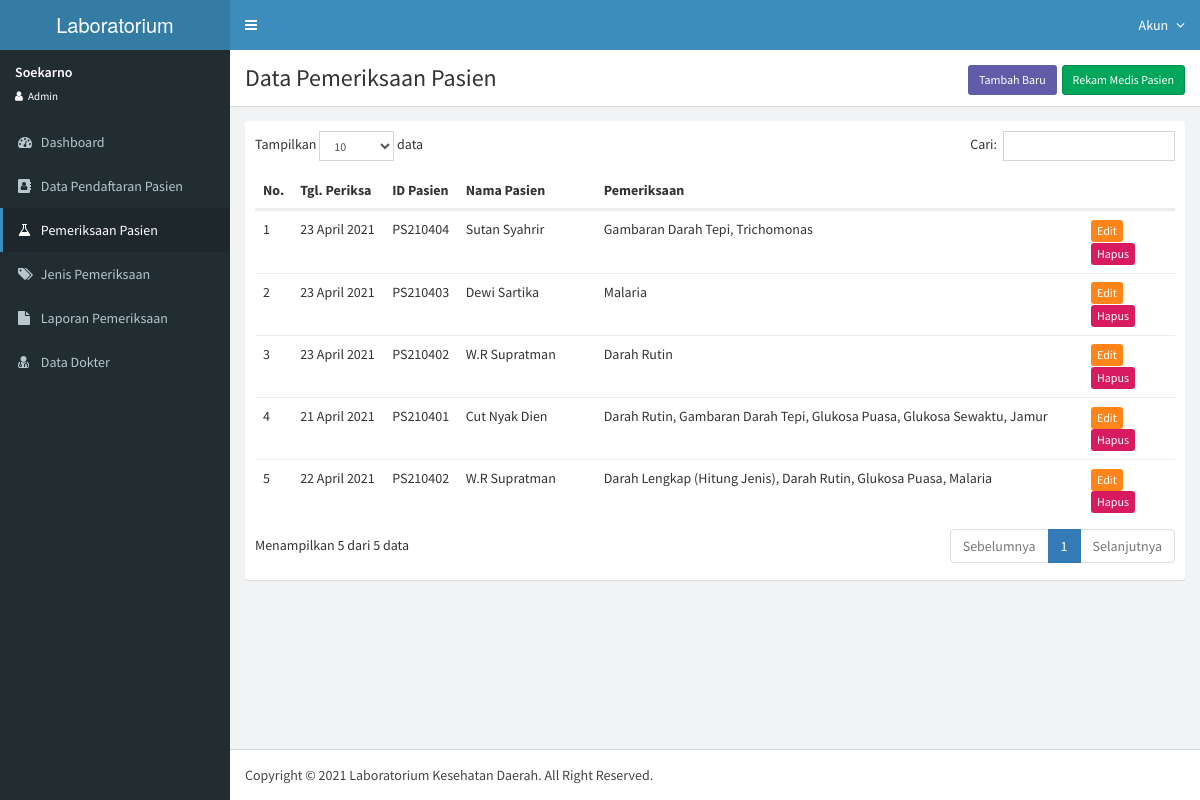
The app's page /user/pemeriksaan_pasien.php (signed in) with its own data.
### tables this page shows
CREATE TABLE IF NOT EXISTS `pemeriksaan_pasien` (
  `id_pp` int(11) NOT NULL AUTO_INCREMENT,
  `tgl_periksa` date NOT NULL,
  `ket_klinis` text NOT NULL,
  `pasien_id` varchar(10) NOT NULL,
  PRIMARY KEY (`id_pp`)
);

CREATE TABLE IF NOT EXISTS `pasien` (
  `id_pasien` varchar(10) NOT NULL,
  `tgl_daftar` date NOT NULL,
  `nama_pasien` varchar(100) NOT NULL,
  `tgl_lahir` date NOT NULL,
  `jk` enum('L','P') NOT NULL,
  `tlp` varchar(14) NOT NULL,
  `alamat` text NOT NULL,
  `user_id` int(11) NOT NULL,
  PRIMARY KEY (`id_pasien`)
);

### user/_akses.php (called while the page is built, shortened)
<?php
require_once '../koneksi.php';
require_once '../lib/function.php';
$akun = $_SESSION['id_user'];
$sql_akun = $con->query("SELECT a.*, u.* FROM admin a
                            JOIN user u
                            ON u.id_user = a.user_id
                            WHERE a.user_id = '$akun' ");
$row_akun = $sql_akun->fetch(PDO::FETCH_LAZY);
$nama_akun = $row_akun->nama_admin;

### lib/function.php (called while the page is built, shortened)
<?php
function longDate($tanggal = "")
{
    if ($tanggal) {
        $tgl            = date('d', strtotime($tanggal));
        $bulan          = date('m', strtotime($tanggal));
        $tahun          = date('Y', strtotime($tanggal));
        $indo_bulan = array(
            '01' => 'Januari',
            '02' => 'Februari',
            '03' => 'Maret',
            '04' => 'April',
            '05' => 'Mei',
            '06' => 'Juni',
            '07' => 'Juli',
            '08' => 'Agustus',
            '09' => 'September',
            '10' => 'Oktober',
            '11' => 'November',
            '12' => 'Desember'
        );
        $tampil_tanggal = $tgl . ' ' . $indo_bulan[$bulan] . ' ' . $tahun;
    } else {
        $tampil_tanggal = '-';
    }
    return $tampil_tanggal;
}

### user/pemeriksaan_pasien.php (the view, shortened to what this page needs)
<?php
require_once '_akses.php';
$q = "SELECT p.id_pasien, p.nama_pasien, pp.tgl_periksa, pp.ket_klinis, pp.id_pp,
                GROUP_CONCAT(sp.nama_sub_periksa ORDER BY sp.nama_sub_periksa ASC SEPARATOR ', ') AS list_periksa
                FROM pemeriksaan_pasien pp
                JOIN pasien p
                ON p.id_pasien = pp.pasien_id
                JOIN tes_pasien tp
                ON tp.pp_id = pp.id_pp
                INNER JOIN sub_periksa sp
                ON sp.id_sub_periksa = tp.sub_periksa_id
                GROUP BY pp.id_pp
                ORDER BY pp.id_pp DESC ";
$sql = $con->query($q);
$trow = $sql->rowCount();
?>
<!DOCTYPE html>
<html>
<head>
    <link rel="stylesheet" href="../assets/bower_components/bootstrap/dist/css/bootstrap.min.css">
    <link rel="stylesheet" href="../assets/bower_components/font-awesome/css/font-awesome.min.css">
    <link rel="stylesheet" href="../assets/bower_components/datatables.net-bs/css/dataTables.bootstrap.min.css">
    <link rel="stylesheet" href="../assets/bower_components/bootstrap-datepicker/dist/css/bootstrap-datepicker.min.css">
    <link rel="stylesheet" href="../assets/bower_components/select2/dist/css/select2.min.css">
    <link rel="stylesheet" href="../assets/dist/css/AdminLTE.min.css">
    <link rel="stylesheet" href="../assets/dist/css/skins/_all-skins.css">
</head>
<body class="hold-transition skin-blue sidebar-mini">
    <div class="wrapper">
        <?php include '_header.php'; ?>
        <?php include '_sidebar_menu.php'; ?>
        <div class="content-wrapper">
            <section class="content-header">
                <h1>
                    Data Pemeriksaan Pasien
                    <div class="pull-right">
                        <a class="btn bg-purple btn-sm" data-toggle="modal" href='#modal-tambah'>Tambah Baru</a>
                        <a class="btn btn-success btn-sm" data-toggle="modal" href='#modal-rekam-medis'>Rekam Medis Pasien</a>
                    </div>
                </h1>
            </section>
            <section class="content">
                <div class="box box-solid">
                    <div class="box-body table-responsive">
                        <table id="mytable" class="table table-hover">
                            <thead>
                                <tr>
                                    <th width="1%">No.</th>
                                    <th width="10%">Tgl. Periksa</th>
                                    <th width="8%">ID Pasien</th>
                                    <th width="15%">Nama Pasien</th>
                                    <th width="auto">Pemeriksaan</th>
                                    <th width="10%"></th>
                                </tr>
                            </thead>
                            <tbody>
                                <?php if (!empty($trow)) : $no = 1; ?>
                                    <?php while ($row = $sql->fetch(PDO::FETCH_LAZY)) {
                                    ?>
                                        <tr>
                                            <td><?php echo $no;
                                                $no++; ?></td>
                                            <td><?php echo longDate($row->tgl_periksa); ?></td>
                                            <td><?php echo $row->id_pasien; ?></td>
                                            <td><?php echo $row->nama_pasien; ?></td>
                                            <td><?php echo $row->list_periksa; ?></td>
                                            <td>
                                                <div class="pull-right">
                                                    <form method="POST" action="_proses/pemeriksaan_pasien_proses">
                                                        <a href='pemeriksaan_pasien_edit?id=<?php echo $row->id_pp; ?>' class='btn bg-orange btn-xs'>Edit</a>
                                                        <button type="submit" onclick="return confirm('Anda yakin akan menghapus data ini ?')" class='btn bg-maroon btn-xs' name="fhapus" value="y">Hapus</button>
                                                    </form>
                                                </div>
                                            </td>
                                        </tr>
                                    <?php } ?>
                                <?php endif ?>
                            </tbody>
                        </table>
                    </div>
                </div>
            </section>
        </div>
        <?php include '_footer.php'; ?>
    </div>
</body>
</html>

### user/_sidebar_menu.php
<aside class="main-sidebar">
  <section class="sidebar">
    <div class="user-panel" style="padding-bottom: 60px">
      <div class="pull-left info">
        <p><?php echo $nama_akun; ?></p>
        <a href="#"><i class="fa fa-user text-white"></i> Admin</a>
      </div>
    </div>
    <ul class="sidebar-menu" data-widget="tree">
      <li id="nav-dashboard"><a href="./"><i class="fa fa-dashboard"></i> <span>Dashboard</span></a></li>
      <li id="nav-pasien"><a href="pasien"><i class="fa fa-address-book"></i> <span>Data Pendaftaran Pasien</span></a></li>
      <li id="nav-periksa_pasien"><a href="pemeriksaan_pasien"><i class="fa fa-flask"></i> <span>Pemeriksaan Pasien</span></a></li>
      <li id="nav-pemeriksaan"><a href="pemeriksaan"><i class="fa fa-tags"></i> <span>Jenis Pemeriksaan</span></a></li>
      <li id="nav-laporan"><a href="laporan"><i class="fa fa-file"></i> <span>Laporan Pemeriksaan</span></a></li>
      <li id="nav-dokter"><a href="dokter"><i class="fa fa-user-md"></i> <span>Data Dokter</span></a></li>
    </ul>
  </section>
</aside>

### records on screen
pemeriksaan_pasien: tgl_periksa "23 April 2021", pasien.id_pasien "PS210404", pasien.nama_pasien "Sutan Syahrir", list_periksa "Gambaran Darah Tepi, Trichomonas"
pemeriksaan_pasien: tgl_periksa "23 April 2021", pasien.id_pasien "PS210403", pasien.nama_pasien "Dewi Sartika", list_periksa "Malaria"
pemeriksaan_pasien: tgl_periksa "23 April 2021", pasien.id_pasien "PS210402", pasien.nama_pasien "W.R Supratman", list_periksa "Darah Rutin"
pemeriksaan_pasien: tgl_periksa "21 April 2021", pasien.id_pasien "PS210401", pasien.nama_pasien "Cut Nyak Dien", list_periksa "Darah Rutin, Gambaran Darah Tepi, Glukosa Puasa, Glukosa Sewaktu, Jamur"
pemeriksaan_pasien: tgl_periksa "22 April 2021", pasien.id_pasien "PS210402", pasien.nama_pasien "W.R Supratman", list_periksa "Darah Lengkap (Hitung Jenis), Darah Rutin, Glukosa Puasa, Malaria"

### other values on screen
$nama_akun "Soekarno"
